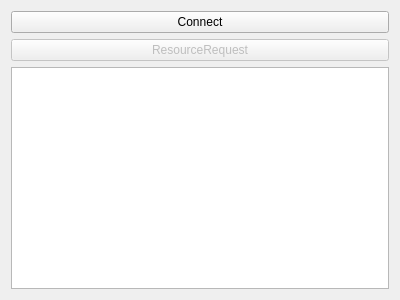
<?xml version="1.0" encoding="UTF-8"?>
<ui version="4.0">
 <class>ClientWindow</class>
 <widget class="QWidget" name="ClientWindow">
  <property name="geometry">
   <rect>
    <x>0</x>
    <y>0</y>
    <width>400</width>
    <height>300</height>
   </rect>
  </property>
  <property name="windowTitle">
   <string>Qt  Client Client</string>
  </property>
  <layout class="QGridLayout" name="gridLayout">
   <item row="1" column="0" colspan="2">
    <widget class="QPushButton" name="resourceRequestButton">
     <property name="enabled">
      <bool>false</bool>
     </property>
     <property name="text">
      <string>ResourceRequest</string>
     </property>
    </widget>
   </item>
   <item row="2" column="0" colspan="2">
    <widget class="QListView" name="clientView">
     <property name="enabled">
      <bool>true</bool>
     </property>
     <property name="editTriggers">
      <set>QAbstractItemView::NoEditTriggers</set>
     </property>
    </widget>
   </item>
   <item row="0" column="0" colspan="2">
    <widget class="QPushButton" name="connectButton">
     <property name="text">
      <string>Connect</string>
     </property>
    </widget>
   </item>
  </layout>
 </widget>
 <resources/>
 <connections/>
</ui>
